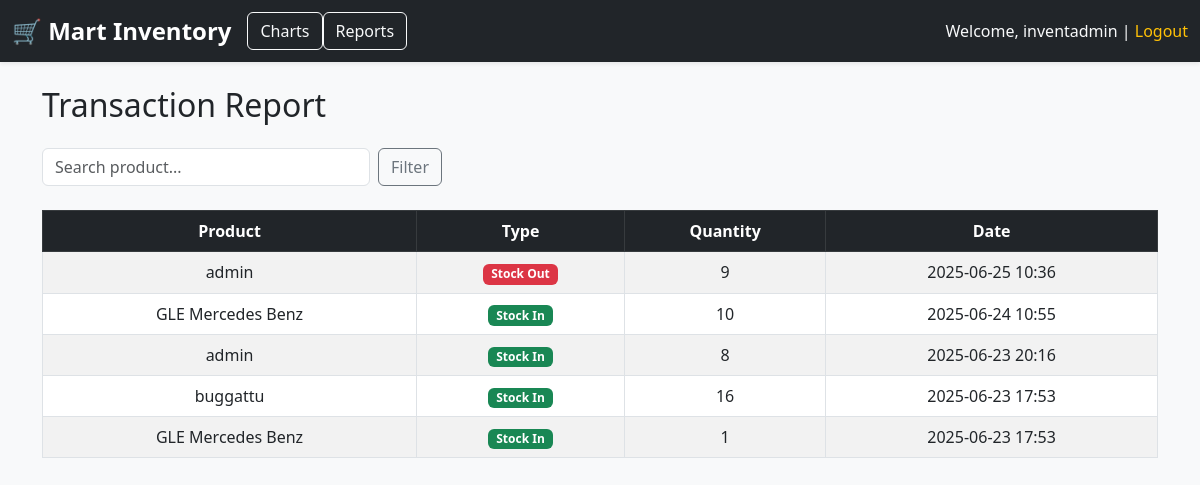
Page /transactions/ (signed in) on the committed database.
### inventory/models.py (models this page shows, shortened)
class StockTransaction(models.Model):
    TRANSACTION_TYPES = (
        ('IN', 'Stock In'),
        ('OUT', 'Stock Out'),
    )
    product = models.ForeignKey(Product, on_delete=models.CASCADE)
    transaction_type = models.CharField(max_length=3, choices=TRANSACTION_TYPES)
    quantity = models.PositiveIntegerField()
    date = models.DateTimeField(auto_now_add=True)
    note = models.TextField(blank=True)

class Product(models.Model):
    name = models.CharField(max_length=200)
    category = models.ForeignKey(Category, on_delete=models.CASCADE)
    supplier = models.ForeignKey(Supplier, on_delete=models.SET_NULL, null=True, blank=True)
    buying_price = models.DecimalField(max_digits=10, decimal_places=2)
    selling_price = models.DecimalField(max_digits=10, decimal_places=2)
    quantity_in_stock = models.PositiveIntegerField()
    reorder_level = models.PositiveIntegerField(default=5)
    added_on = models.DateTimeField(auto_now_add=True)

### inventory/views.py (the view)
# urls.py: path('transactions/', views.transaction_report, name='transaction_report'),
def transaction_report(request):
    transactions = StockTransaction.objects.select_related('product').order_by('-date')
    query = request.GET.get('q', '')
    if query:
        transactions = transactions.filter(product__name__icontains=query)
    return render(request, 'inventory/transaction_report.html', {
        'transactions': transactions,
        'query': query
    })

### inventory/templates/inventory/transaction_report.html
{% extends 'inventory/base.html' %}
{% block content %}
<h2 class="mb-4">Transaction Report</h2>
<form method="get" class="mb-4 d-flex" style="max-width: 400px;">
    <input type="text" name="q" value="{{ query }}" class="form-control me-2" placeholder="Search product...">
    <button class="btn btn-outline-secondary">Filter</button>
</form>
<div class="table-responsive">
    <table class="table table-bordered table-striped align-middle">
        <thead class="table-dark text-center">
            <tr>
                <th>Product</th>
                <th>Type</th>
                <th>Quantity</th>
                <th>Date</th>
            </tr>
        </thead>
        <tbody>
            {% for tx in transactions %}
                <tr class="text-center">
                    <td>{{ tx.product.name }}</td>
                    <td>
                        {% if tx.transaction_type == 'IN' %}
                            <span class="badge bg-success">Stock In</span>
                        {% else %}
                            <span class="badge bg-danger">Stock Out</span>
                        {% endif %}
                    </td>
                    <td>{{ tx.quantity }}</td>
                    <td>{{ tx.date|date:"Y-m-d H:i" }}</td>
                </tr>
            {% empty %}
                <tr>
                    <td colspan="4" class="text-center text-muted">No transactions found.</td>
                </tr>
            {% endfor %}
        </tbody>
    </table>
</div>
{% endblock %}

### inventory/templates/inventory/base.html (shortened to what this page needs)
<!DOCTYPE html>
<html lang="en">
<head>
    <link href="https://cdn.jsdelivr.net/npm/bootstrap@5.3.0/dist/css/bootstrap.min.css" rel="stylesheet">
</head>
<body class="bg-light">
    <nav class="navbar navbar-expand-lg navbar-dark bg-dark shadow-sm">
        <div class="container-fluid">
            <a class="navbar-brand" href="#">🛒 Mart Inventory</a>
            <a href="{% url 'inventory_chart' %}" class="btn btn-outline-light">Charts</a>
            <a href="{% url 'transaction_report' %}" class="btn btn-outline-light">Reports</a>
            {% if user.is_authenticated %}
                <div class="text-light ms-auto">
                    Welcome, {{ user.username }} |
                    <a href="" class="text-warning text-decoration-none">Logout</a>
                </div>
            {% endif %}
        </div>
    </nav>
    <div class="container mt-4">
        {% block content %}
        {% endblock %}
    </div>
</body>
</html>

### inventory/templates/inventory/base.html (style rules this page uses)
body { background-color: #f8f9fa; }
.navbar-brand { font-weight: bold; font-size: 1.5rem; }

### rows in the picture
StockTransaction: product.name "admin", transaction_type "Stock Out", quantity "9", date "2025-06-25 10:36"
StockTransaction: product.name "GLE Mercedes Benz", transaction_type "Stock In", quantity "10", date "2025-06-24 10:55"
StockTransaction: product.name "admin", transaction_type "Stock In", quantity "8", date "2025-06-23 20:16"
StockTransaction: product.name "buggattu", transaction_type "Stock In", quantity "16", date "2025-06-23 17:53"
StockTransaction: product.name "GLE Mercedes Benz", transaction_type "Stock In", quantity "1", date "2025-06-23 17:53"

### other values in the picture
{{ user.username }} "inventadmin"
